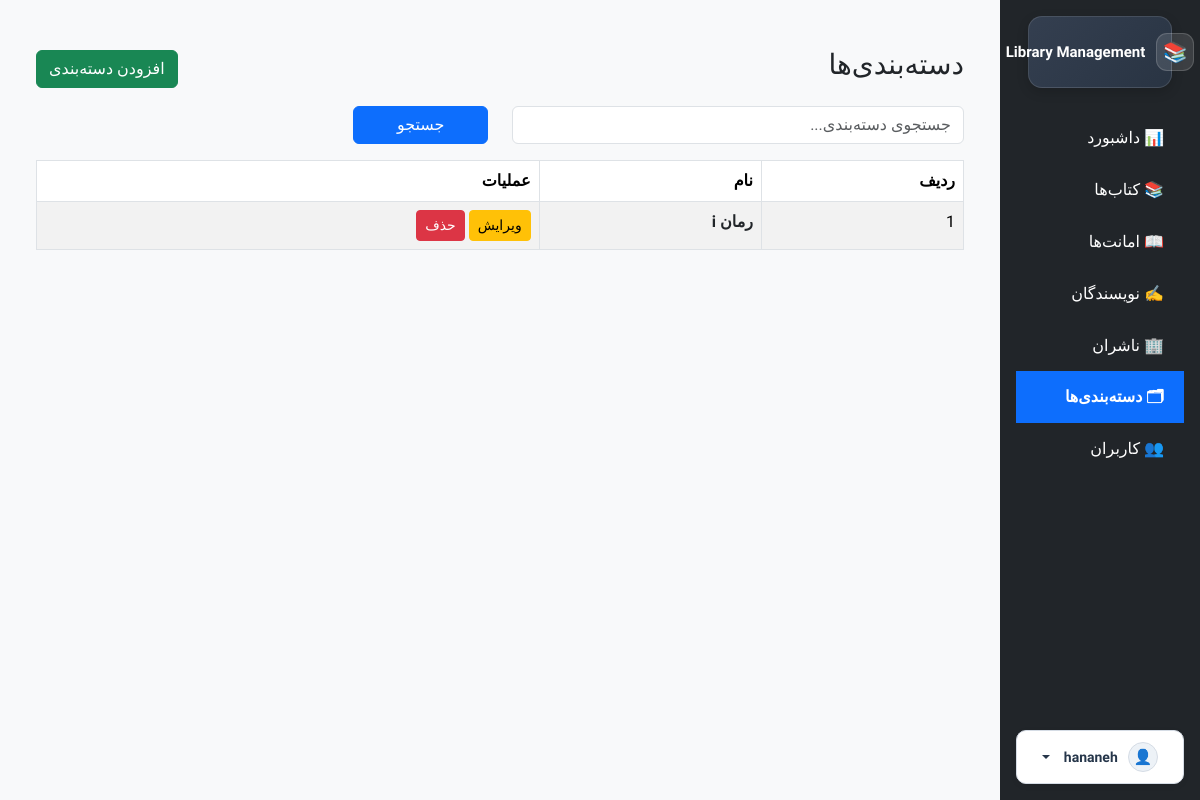
/categories/ (signed in), run on an earlier commit of the app's database.
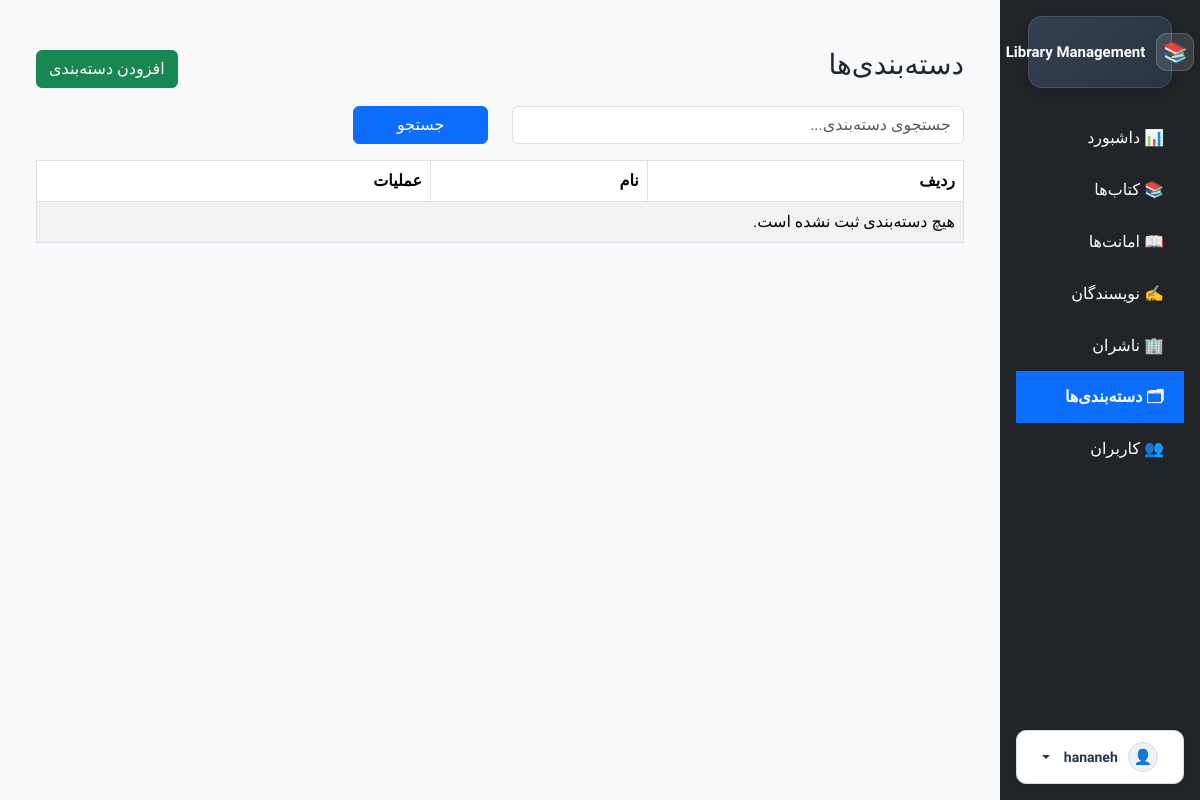
And on a later commit of the database.
### books/models.py (models this page shows, shortened)
class Category(BaseModel):
    name = models.CharField(
        max_length=100,
        unique=True,
        verbose_name="نام دسته‌بندی"
    )
    class Meta:
        verbose_name = "دسته‌بندی"
        verbose_name_plural = "دسته‌بندی‌ها"
        ordering = ["name"]

### books/views.py (the view)
# urls.py: path("categories/",views.CategoryListView.as_view(),name="category-list",),
class CategoryListView(LoginRequiredMixin,ListView):
    model = Category
    template_name = "books/category/category_list.html"
    context_object_name = "categories"
    paginate_by = 10
    def get_queryset(self):
        queryset = Category.objects.all()
        search = self.request.GET.get("search")
        if search:
            queryset = queryset.filter(Q(name__icontains=search))
        return queryset
    def get_context_data(self, **kwargs):
            context = super().get_context_data(**kwargs)
            context["sidebar"] = "category"
            return context

### books/templates/books/category/category_list.html
{% extends "shared/_admin_layout.html" %}
{% block sidebar %}
    {% include "shared/_admin_sidebar.html" %}
{% endblock %}
{% block content %}
<div class="container mt-4">
    <div class="d-flex justify-content-between align-items-center mb-3">
        <h3>دسته‌بندی‌ها</h3>
        <a href="{% url 'category-create' %}" class="btn btn-success">
            افزودن دسته‌بندی
        </a>
    </div>
    <form method="get" class="mb-3">
        <div class="row">
            <div class="col-md-6">
                <input
                        type="text"
                        name="search"
                        class="form-control"
                        placeholder="جستجوی دسته‌بندی..."
                        value="{{ request.GET.search }}"
                >
            </div>
            <div class="col-md-2">
                <button class="btn btn-primary w-100">
                    جستجو
                </button>
            </div>
        </div>
    </form>
    <table class="table table-bordered table-striped">
        <thead>
        <tr>
            <th>ردیف</th>
            <th>نام</th>
            <th>عملیات</th>
        </tr>
        </thead>
        <tbody>
        {% for category in categories %}
            <tr>
                <td>{{ category.id }}</td>
                <td><a href="{% url 'category-detail' category.pk %}" class="text-dark fw-semibold text-decoration-none">{{ category.name }}</a></td>
                <td>
                    <a
                            href="{% url 'category-update' category.id %}"
                            class="btn btn-warning btn-sm"
                    >
                        ویرایش
                    </a>
                    <a
                            href="{% url 'category-delete' category.id %}"
                            class="btn btn-danger btn-sm"
                    >
                        حذف
                    </a>
                </td>
            </tr>
        {% empty %}
            <tr>
                <td colspan="3">
                    هیچ دسته‌بندی ثبت نشده است.
                </td>
            </tr>
        {% endfor %}
        </tbody>
    </table>
</div>
{% endblock %}

What changed in the data, as far as the page shows it:
removed Category: id "1", name "رمان i"
Also different on the page:
text now shown: "هیچ دسته‌بندی ثبت نشده است."
